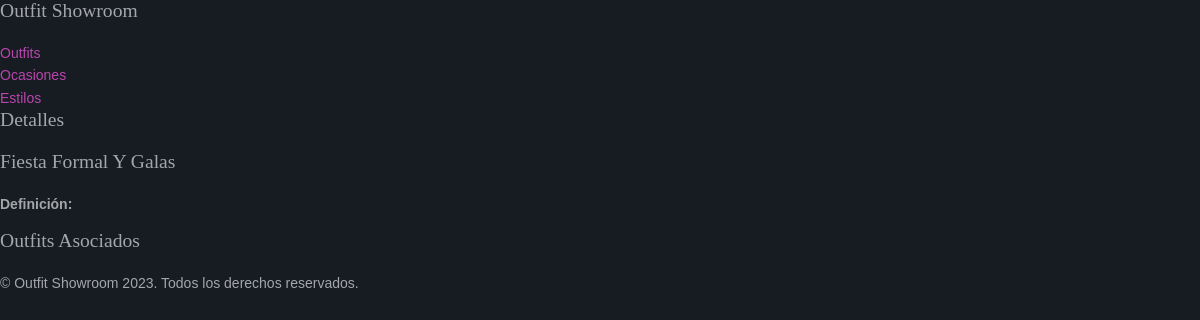
Before: /appOutfitShowroom/ocasiones/1/ with the older database file.
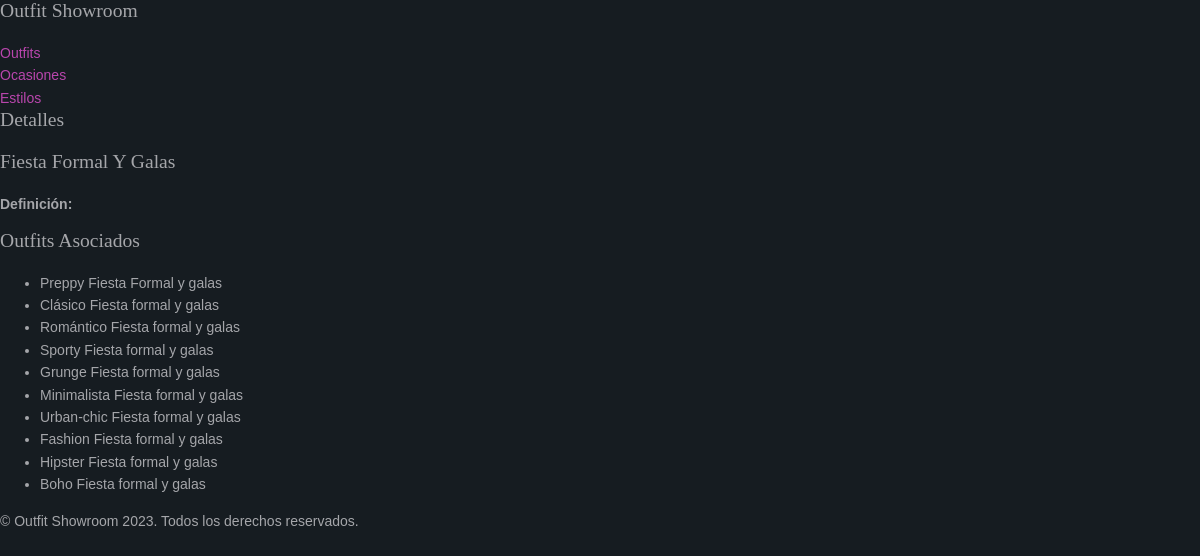
After: the same page with the newer database file.
### appOutfitShowroom/models.py (models this page shows, shortened)
class Ocasion(models.Model):
    nombre = models.CharField(max_length=50)
    descripcion = models.CharField(max_length=200)

class Outfit(models.Model):
    nombre = models.CharField(max_length=50)
    descripcion = models.CharField(max_length=200)
    estilo = models.ForeignKey(Estilo, on_delete=models.CASCADE)
    ocasion = models.ManyToManyField(Ocasion)
    foto = models.ImageField(upload_to='outfits/', null=True, blank=True)

### appOutfitShowroom/views.py (the view)
# urls.py: path('ocasiones/<int:ocasion_id>/', views.detalle_ocasion, name='detalle_ocasion'),
def detalle_ocasion(request, ocasion_id):
    ocasion = get_object_or_404(Ocasion, id=ocasion_id)
    outfits = ocasion.outfit_set.all()
    return render(request, 'nocobot/ocasion.html', {'ocasion': ocasion, 'outfits': outfits})

### appOutfitShowroom/templates/nocobot/ocasion.html
{% extends "nocobot/base2.html" %}
{% block content %}
<h1>{{ ocasion.nombre }}</h1>
<p><strong>Definición:</strong> {{ ocasion.definición }}</p>
<h2>Outfits Asociados</h2>
<ul>
    {% for outfit in outfits %}
    <li>{{ outfit.nombre }}</li>
    {% endfor %}
</ul>
{% endblock %}

### appOutfitShowroom/templates/nocobot/base2.html (shortened to what this page needs)
<!DOCTYPE html>
{% load static %}
<html lang="es">
<head>
    <link rel="stylesheet" href="{% static 'layout/styles/framework.css' %}">
    <link rel="stylesheet" href="{% static 'layout/styles/layout.css' %}">
</head>
<body>
    <header>
        <h1>Outfit Showroom</h1>
        <nav>
            <ul>
                <li><a href="{% url 'lista_outfits' %}">Outfits</a></li>
                <li><a href="{% url 'lista_ocasiones' %}">Ocasiones</a></li>
                <li><a href="{% url 'lista_estilos' %}">Estilos</a></li>
            </ul>
        </nav>
    </header>
    <main>
        <h2>Detalles</h2>
        {% block content %} {% endblock %}
    </main>
    <footer>
        <p>© Outfit Showroom 2023. Todos los derechos reservados.</p>
    </footer>
</body>
</html>

### appOutfitShowroom/static/layout/styles/framework.css (style rules this page uses)
html { overflow-y:scroll; overflow-x:hidden; }
html, body { margin:0; padding:0; font-size:14px; line-height:1.6em; }
*, *::before, *::after { box-sizing:border-box; }
a { outline:none; text-decoration:none; }
body, input, textarea, select { font-family:Verdana, Geneva, sans-serif; }
h1, h2, h3, h4, h5, h6, .heading { font-family:Georgia, "Times New Roman", Times, serif; }
::placeholder { opacity:1; }
h1, h2, h3, h4, h5, h6, .heading { margin:0 0 20px 0; font-size:1.4rem; line-height:normal; font-weight:normal; text-transform:capitalize; }
address, article, aside, figcaption, figure, footer, header, main, nav, section { display:block; margin:0; padding:0; }

### appOutfitShowroom/static/layout/styles/layout.css (style rules this page uses)
*, *::before, *::after { transition:all .3s ease-in-out; }
nav ul, nav ol { margin:0; padding:0; list-style:none; }
body { color:#A5A6AA; background-color:#161C21; }
a { color:#B946AD; }

Changed rows visible on the page:
added Outfit: nombre "Preppy Fiesta Formal y galas"
added Outfit: nombre "Clásico Fiesta formal y galas"
added Outfit: nombre "Romántico Fiesta formal y galas"
added Outfit: nombre "Sporty Fiesta formal y galas"
added Outfit: nombre "Grunge Fiesta formal y galas"
added Outfit: nombre "Minimalista Fiesta formal y galas"
added Outfit: nombre "Urban-chic Fiesta formal y galas"
added Outfit: nombre "Fashion Fiesta formal y galas"
added Outfit: nombre "Hipster Fiesta formal y galas"
added Outfit: nombre "Boho Fiesta formal y galas"
